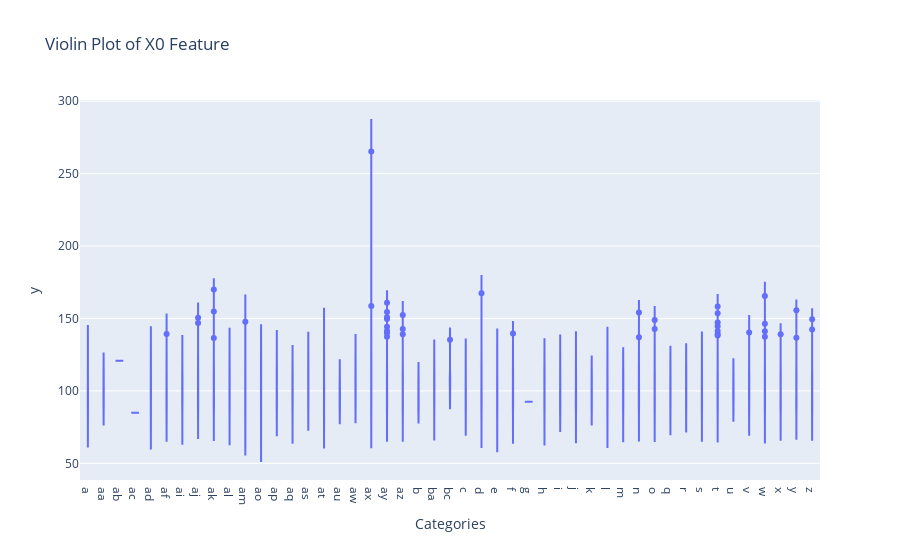
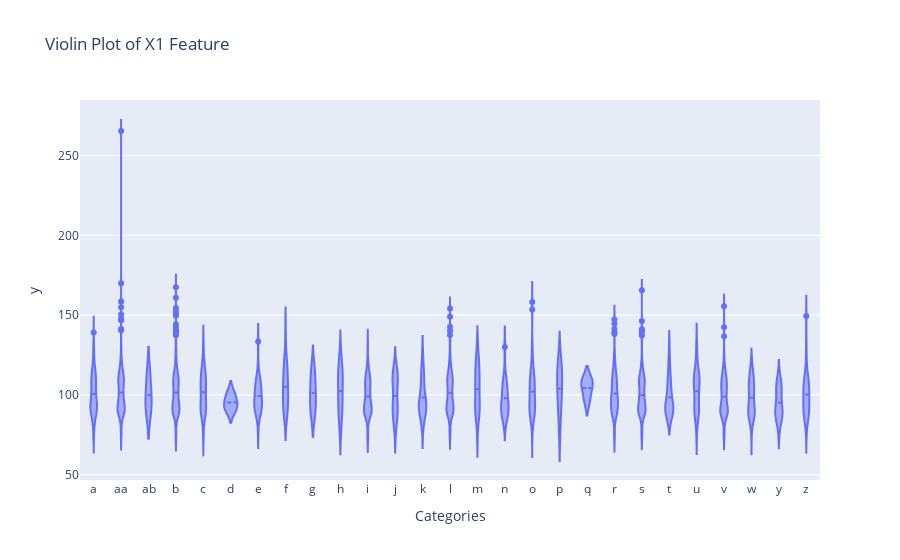
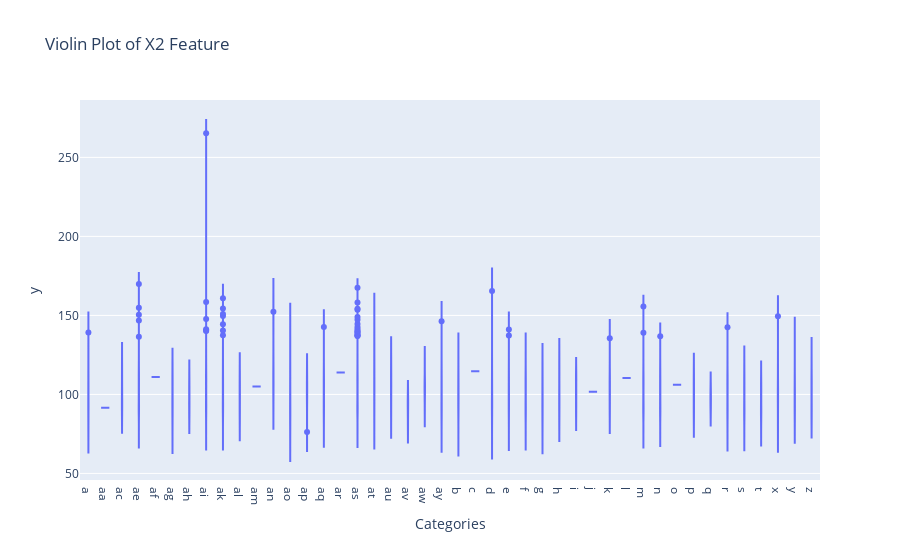
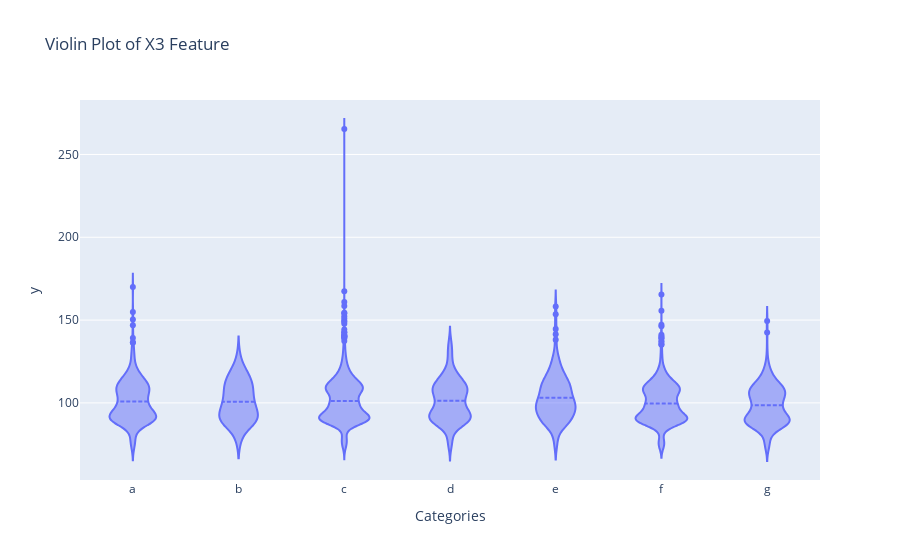

Write notebook code for charts like these, in order.
### Markdown cell above
Analyse Categorical Data

### Code cell
for item in cat_cols_train:

    fig = go.Figure()

    fig.add_trace(go.Violin(
        x = np.sort(train_df[item]),
        y = train_df['y'], 
        meanline_visible=True,)
        )

    fig.update_layout(
        title = "Violin Plot of " + item + " Feature",
        xaxis_title = 'Categories', 
        yaxis_title = 'y', 
        yaxis_zeroline = False,
        )

    fig.show()

### Figure 1 — Plotly figure (JSON) as saved in the notebook; plotly's stock layout.template omitted (floating-point values rounded to 4 significant figures; data arrays with more than 128 entries replaced by an {"elided": "..."} marker saying what was removed)
{"data": [{"meanline": {"visible": true}, "type": "violin", "x": {"elided": "4209 str values"}, "y": {"elided": "4209 float values"}}], "layout": {"title": {"text": "Violin Plot of X0 Feature"}, "xaxis": {"title": {"text": "Categories"}}, "yaxis": {"title": {"text": "y"}, "zeroline": false}}}

### Figure 2 — Plotly figure (JSON) as saved in the notebook; plotly's stock layout.template omitted (floating-point values rounded to 4 significant figures; data arrays with more than 128 entries replaced by an {"elided": "..."} marker saying what was removed)
{"data": [{"meanline": {"visible": true}, "type": "violin", "x": {"elided": "4209 str values"}, "y": {"elided": "4209 float values"}}], "layout": {"title": {"text": "Violin Plot of X1 Feature"}, "xaxis": {"title": {"text": "Categories"}}, "yaxis": {"title": {"text": "y"}, "zeroline": false}}}

### Figure 3 — Plotly figure (JSON) as saved in the notebook; plotly's stock layout.template omitted (floating-point values rounded to 4 significant figures; data arrays with more than 128 entries replaced by an {"elided": "..."} marker saying what was removed)
{"data": [{"meanline": {"visible": true}, "type": "violin", "x": {"elided": "4209 str values"}, "y": {"elided": "4209 float values"}}], "layout": {"title": {"text": "Violin Plot of X2 Feature"}, "xaxis": {"title": {"text": "Categories"}}, "yaxis": {"title": {"text": "y"}, "zeroline": false}}}

### Figure 4 — Plotly figure (JSON) as saved in the notebook; plotly's stock layout.template omitted (floating-point values rounded to 4 significant figures; data arrays with more than 128 entries replaced by an {"elided": "..."} marker saying what was removed)
{"data": [{"meanline": {"visible": true}, "type": "violin", "x": {"elided": "4209 str values"}, "y": {"elided": "4209 float values"}}], "layout": {"title": {"text": "Violin Plot of X3 Feature"}, "xaxis": {"title": {"text": "Categories"}}, "yaxis": {"title": {"text": "y"}, "zeroline": false}}}
